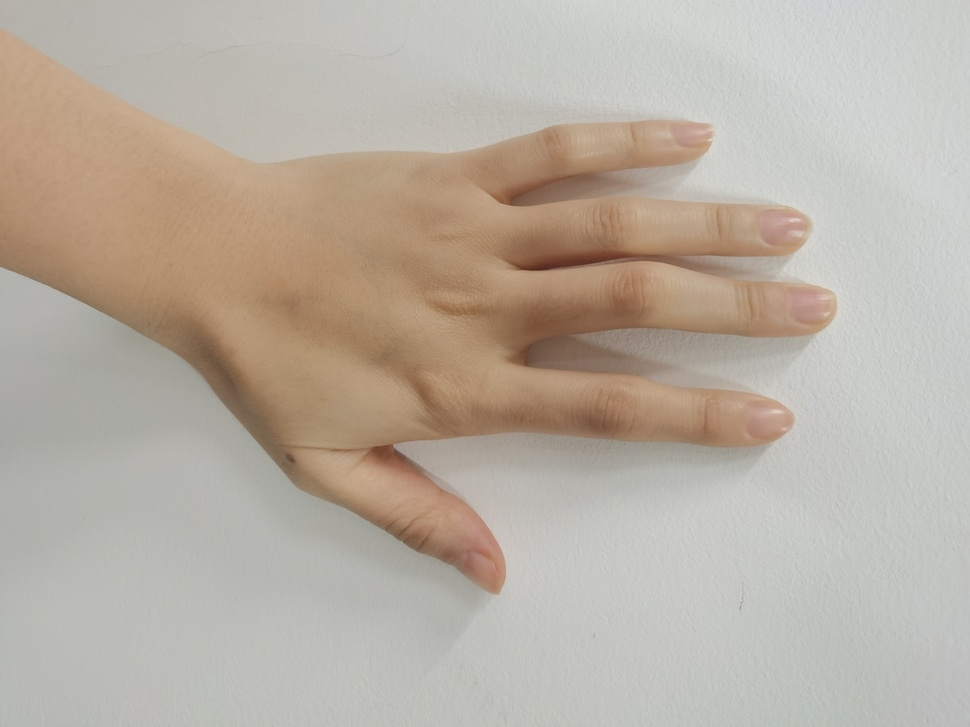
#> input picture train_dataset/hwd2.jpg, 970 x 727 px, shrunk from 3648 x 2736 before the run
$ python point_dots.py
#> lines starting #> are read from the running program, lines starting #| are printed output that depends on the picture; after the words box and inside, x2 and y2 are one past the last pixel; in counts of white or black regions, pixels touching at a corner belong together
### skinlabel.py
# [5 lines of commented-out code are left out]

skinlist1 = [[3, 3], [3, 8], [3, 9], [3, 10],
            [4, 7], [4, 8], [4, 9], [4, 10], [4, 11], [4, 12],
            [5, 6], [5, 7], [5, 8], [5, 9], [5, 10], [5, 11], [5, 12], [5, 13], [5, 14],
            [6, 4], [6, 5], [6, 6], [6, 7], [6, 8], [6, 9], [6, 10], [6, 11], [6, 12], [6, 13],
            [6, 14], [6, 15], [6, 16], [6, 17], [6, 18], [6, 19],
            [7, 5], [7, 6], [7, 7], [7, 8], [7, 9], [7, 10], [7, 11], [7, 12], [7, 13], [7, 14], [7, 15],
            [8, 5], [8, 6], [8, 7], [8, 8], [8, 9], [8, 10], [8, 11], [8, 12], [8, 13], [8, 14],
            [8, 15], [8, 16], [8, 17],
            [9, 5], [9, 6], [9, 7], [9, 8], [9, 9], [9, 10], [9, 11], [9, 12], [9, 13], [9, 14],
            [9, 15], [9, 16], [9, 17], [9, 18], [9, 19], [9, 20],
            [10, 6], [10, 7], [10, 8], [10, 9], [10, 10], [10, 11], [10, 12], [10, 13], [10, 14],
            [10, 15], [10, 16], [10, 19], [10, 20], [10, 21], [10, 22],
            [11, 6], [11, 7], [11, 8], [11, 9], [11, 10], [11, 11], [11, 12], [11, 13], [11, 14],
            [11, 15], [11, 16], [11, 17],[11, 18],
            [12, 6], [12, 7], [12, 8], [12, 11], [12, 12], [12, 13], [12, 14], [12, 17], [12, 18],
            [12, 19], [12, 20],
            [13, 7], [13, 8], [13, 13], [13, 14], [13, 15], [13, 19], [13, 20], [13, 21],
            [14, 7], [14, 8], [14, 15], [14, 16],
            [15, 7], [15, 8], [15, 9], [15, 16], [15, 17], [15, 18],
            [16, 9], [16, 17], [16, 18]
            ]
skinlist2 = [[1, 0], [2, 0], [2, 1], [2, 2], [3, 0], [3, 1], [3, 2], [3, 3], [3, 4],[3, 16],
            [4, 0], [4, 1], [4, 2], [4, 3], [4, 4], [4, 5], [4, 6], [4, 7], [4, 8],[4, 9], [4, 10],
            [4, 11], [4, 12],[4, 13], [4, 14],[4, 15], [4, 16],
            [5, 1], [5, 2], [5, 3], [5, 4], [5, 5], [5, 6], [5, 7], [5, 8], [5, 9], [5, 10], [5, 11], [5, 12],
            [5, 14], [5, 15], [5, 16],
            [6, 1], [6, 2], [6, 3], [6, 4], [6, 5], [6, 6], [6, 7], [6, 8], [6, 9], [6, 10], [6, 11], [6, 12], [6, 13],
            [6, 14], [6, 15], [6, 16], [6, 17], [6, 18], [6, 19],
            [7, 1], [7, 2], [7, 3], [7, 4], [7, 5], [7, 6], [7, 7], [7, 8], [7, 9], [7, 10], [7, 11], [7, 12], [7, 13], [7, 14],
            [7, 15], [7, 16], [7, 17], [7, 18], [7, 19],
            [8, 4], [8, 5], [8, 6], [8, 7], [8, 8], [8, 9], [8, 10], [8, 11], [8, 12], [8, 13], [8, 14],
            [8, 15], [8, 16], [8, 17], [8, 18], [8, 19], [8, 20],
            [9, 5], [9, 6], [9, 7], [9, 8], [9, 9], [9, 10], [9, 11], [9, 12], [9, 13],
            [10, 6], [10, 7], [10, 8], [10, 9], [10, 10], [10, 11], [10, 12], [10, 13], [10, 14],
            [10, 15], [10, 16], [10, 19],
            [11, 7], [11, 8], [11, 9], [11, 18],
            [12, 8], [12, 9], [12, 10],
            [13, 10],[13, 11],
            [14, 12]
             ]

skinlist3 = [
            [2, 3], [2, 4], [3, 2], [3, 3], [3, 4], [3, 5],
            [4, 1], [4, 2], [4, 3], [4, 4], [4, 5], [4, 6], [4, 7], [4, 8],[4, 9],
            [5, 0], [5, 1], [5, 2], [5, 3], [5, 4], [5, 5], [5, 6], [5, 7], [5, 8], [5, 9], [5, 10], [5, 11], [5, 12],
            [5, 14], [5, 15], [5, 16], [5, 17],
            [6, 0], [6, 1], [6, 2], [6, 3], [6, 4], [6, 5], [6, 6], [6, 7], [6, 8], [6, 9], [6, 10],
            [6, 11], [6, 12], [6, 13],[6, 14], [6, 17], [6, 18],
            [7, 1], [7, 2], [7, 3], [7, 4], [7, 5], [7, 6], [7, 7], [7, 8], [7, 9], [7, 10], [7, 11], [7, 12], [7, 13], [7, 14],
            [7, 15], [7, 16], [7, 17], [7, 18],
            [8, 3], [8, 4], [8, 5], [8, 6], [8, 7], [8, 8], [8, 9], [8, 10], [8, 11], [8, 12], [8, 13], [8, 14],
            [8, 15], [8, 16], [8, 17], [8, 18], [8, 19], [8, 20], [8, 21],
            [9, 4], [9, 5], [9, 6], [9, 7], [9, 8], [9, 9], [9, 10], [9, 11], [9, 12], [9, 13], [9, 14],
            [9, 15], [9, 16], [9, 17], [9, 18], [9, 19], [9, 20], [9, 21],
            [10, 5], [10, 6], [10, 7], [10, 8], [10, 9], [10, 10], [10, 11], [10, 12], [10, 13], [10, 14],
            [10, 18],[10, 19], [10, 20], [10, 21],
            [11, 5], [11, 6], [11, 7], [11, 8], [11, 9], [11, 10], [11, 11], [11, 12], [11, 13], [11, 14],
            [11, 15], [11, 16], [11, 20], [11, 21], [11, 22],
            [12, 6], [12, 7], [12, 8], [12, 9], [12, 16], [12, 17], [12, 18],
            [13, 7], [13, 8], [13, 9], [13, 16], [13, 17], [13, 18], [13, 19],
            [14, 8], [14, 9], [14, 10], [14, 18],[14, 19], [14, 20],
            [15, 9], [15, 10], [15, 11],
            [16, 9], [16, 10], [16, 11], [16, 12],
            [17, 12], [17, 13],
]

skinlist4 = [
[4, 12],[4, 13], [4, 14],[4, 15], [4, 16], [4, 17], [4, 18],
[5, 6], [5, 7], [5, 8], [5, 9], [5, 10], [5, 11], [5, 12], [5, 13],
[6, 3], [6, 4], [6, 5], [6, 6], [6, 7], [6, 8], [6, 9], [6, 10],[6, 11], [6, 12],
[6, 13],[6, 14], [6, 17], [6, 18], [6, 19], [6, 20], [6, 21],
[7, 4], [7, 5], [7, 6], [7, 7], [7, 8], [7, 9], [7, 10], [7, 11], [7, 12], [7, 13],
[8, 4], [8, 5], [8, 6], [8, 7], [8, 8], [8, 9], [8, 10], [8, 11], [8, 12], [8, 13], [8, 14],
[8, 15], [8, 16], [8, 17], [8, 18], [8, 19], [8, 20], [8, 21], [8, 22],
[9, 4], [9, 5], [9, 6], [9, 7], [9, 8], [9, 9], [9, 10], [9, 11], [9, 12], [9, 13], [9, 14],
[9, 15], [9, 16], [9, 17], [9, 18], [9, 19], [9, 20], [9, 21],
[10, 4], [10, 5], [10, 6], [10, 7], [10, 8], [10, 9], [10, 10], [10, 11], [10, 12], [10, 13],[10, 14],
[11, 5], [11, 6], [11, 7], [11, 8], [11, 9], [11, 10], [11, 11], [11, 12], [11, 13], [11, 14],
[11, 15], [11, 16], [11, 17],
[12, 6], [12, 7], [12, 8], [12, 9],[12, 14], [12, 17], [12, 18], [12, 19], [12, 20],
[13, 7], [13, 8], [13, 9], [13, 19], [13, 20],
[14, 7], [14, 8], [14, 9],
[15, 8],[15, 9], [15, 10],
[16, 9], [16, 10], [16, 11], [16, 12],
]
skinlist = [skinlist1, skinlist2, skinlist3, skinlist4]


def count_label(x):
    len1 = len(x)
    count = 0
    for i in range(len1):
        count += len(x[i])
    return count


num_skinlabel = count_label(skinlist)
#print(skinlist[0])

### point_dots.py
#打点

from PIL import Image
from pylab import imshow
from pylab import array
from pylab import plot
from pylab import title
import cv2
from skinlabel import skinlist
# 读取图像到数组中
import os
os.chdir('./train_dataset')
img = cv2.imread('hwd2.jpg')
#> img is the input picture: shape (727, 970, 3); mean B, G, R 163.1, 174.8, 184.7
for i in range(18):
     for j in range(24):
         if [i, j] in skinlist[1]:
             cv2.circle(img, (152 * j - 1, 152 * i - 1), 25, (200, 100, 100), 3)
         else:
             cv2.circle(img, (152 * j - 1, 152 * i - 1), 25, (100, 200, 100), 3)
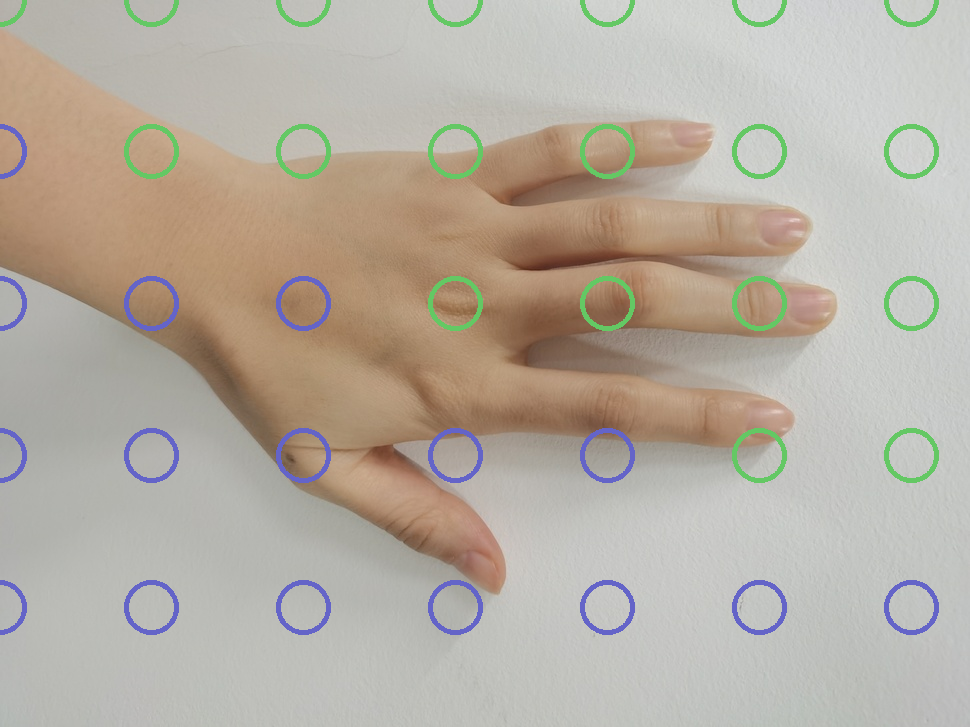
#> img: shape (727, 970, 3); 3.21% of pixels changed, all inside (x1, y1, x2, y2) = (0, 0, 939, 635)

cv2.imshow('image', img)
os.chdir('../point_set')
cv2.imwrite('pic2.jpg', img) #保存图片而且可以用于转换格式
cv2.waitKey(0)               #等待按键反应
cv2.destroyAllWindows()

$ run again, with train_dataset/hwd1.jpg copied over train_dataset/hwd2.jpg
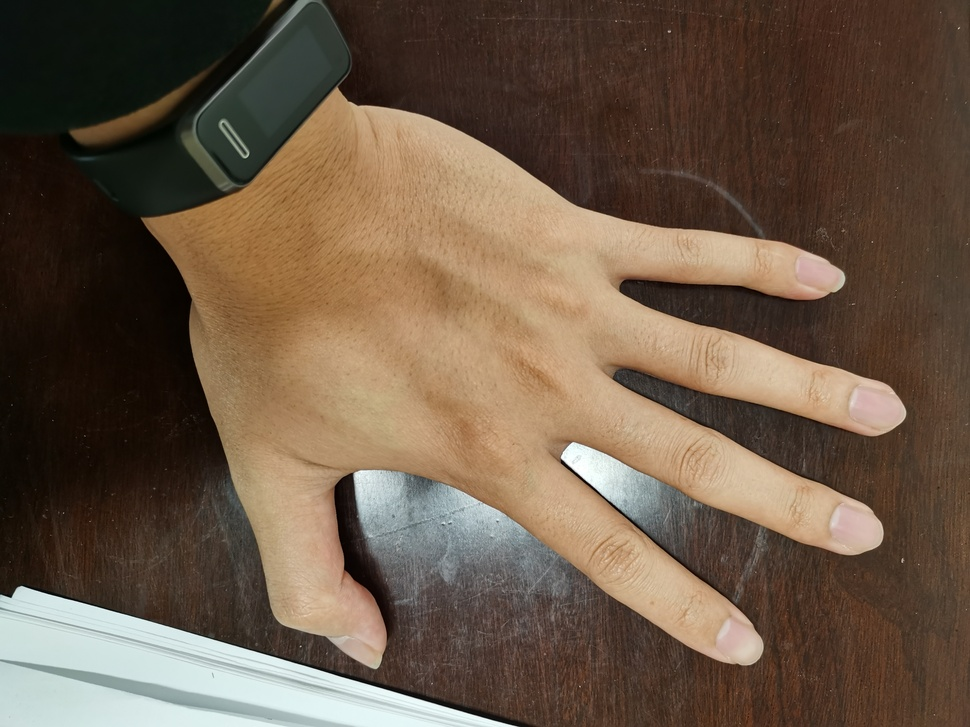
#> input picture train_dataset/hwd1.jpg, 970 x 727 px, shrunk from 3648 x 2736 before the run
#> img is the input picture: shape (727, 970, 3); mean B, G, R 71.1, 88.8, 107.4
#> after the loop `for i in range(18):`:
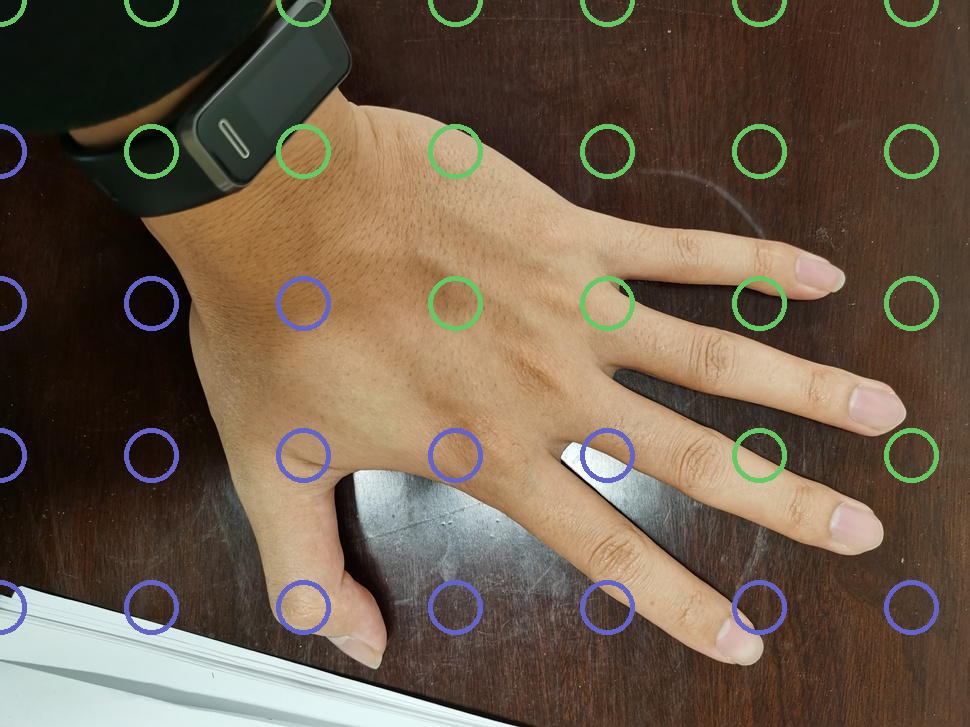
#> img: shape (727, 970, 3); 3.21% of pixels changed, all inside (x1, y1, x2, y2) = (0, 0, 939, 635)

$ run again, with train_dataset/hwd3.jpg copied over train_dataset/hwd2.jpg
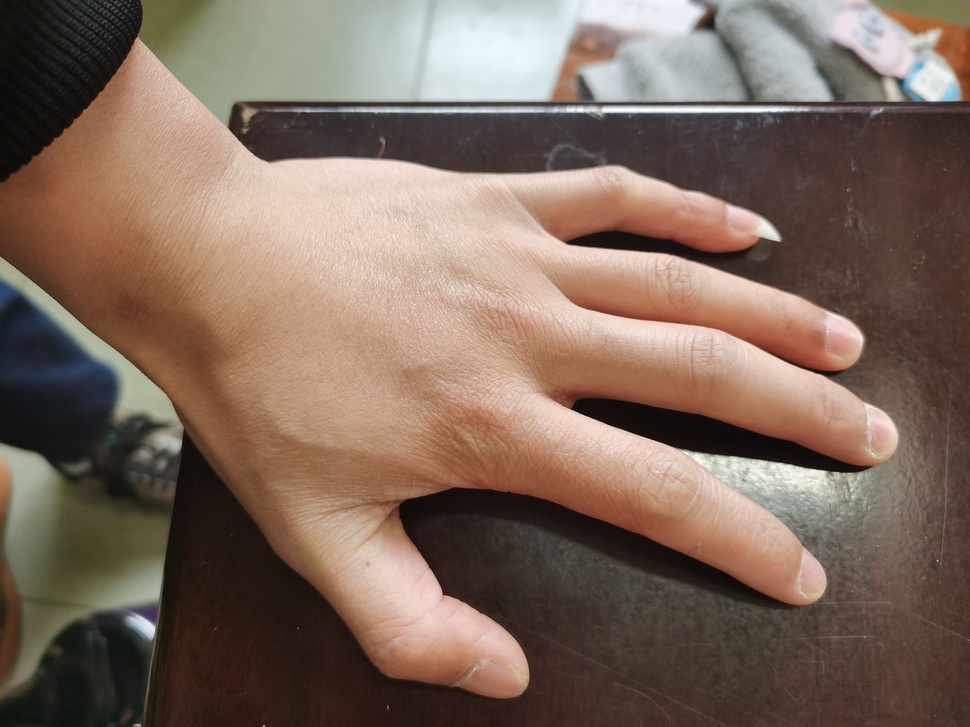
#> input picture train_dataset/hwd3.jpg, 970 x 727 px, shrunk from 3648 x 2736 before the run
#> img is the input picture: shape (727, 970, 3); mean B, G, R 93.1, 105.7, 126.5
#> after the loop `for i in range(18):`:
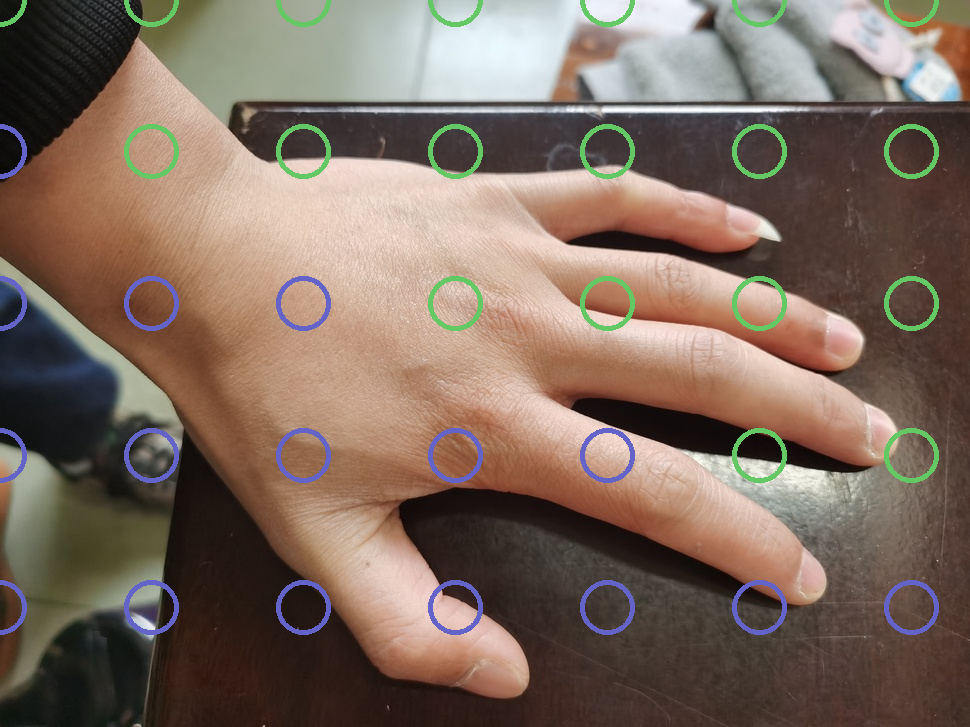
#> img: shape (727, 970, 3); 3.21% of pixels changed, all inside (x1, y1, x2, y2) = (0, 0, 939, 635)

$ run again, with train_dataset/hwd4.jpg copied over train_dataset/hwd2.jpg
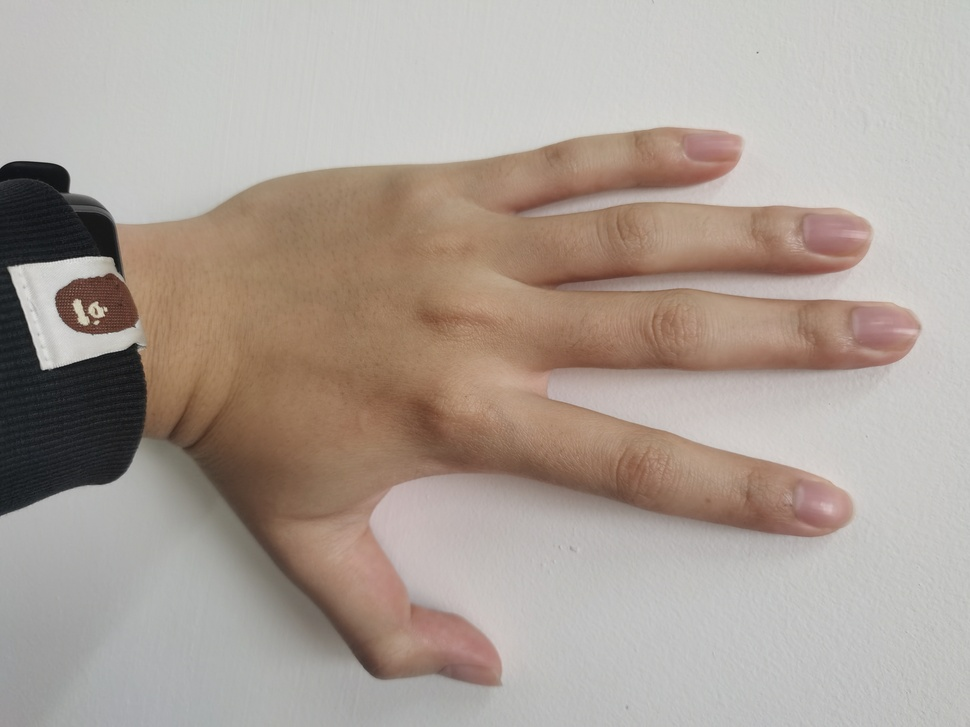
#> input picture train_dataset/hwd4.jpg, 970 x 727 px, shrunk from 3648 x 2736 before the run
#> img is the input picture: shape (727, 970, 3); mean B, G, R 151.6, 160.2, 172
#> after the loop `for i in range(18):`:
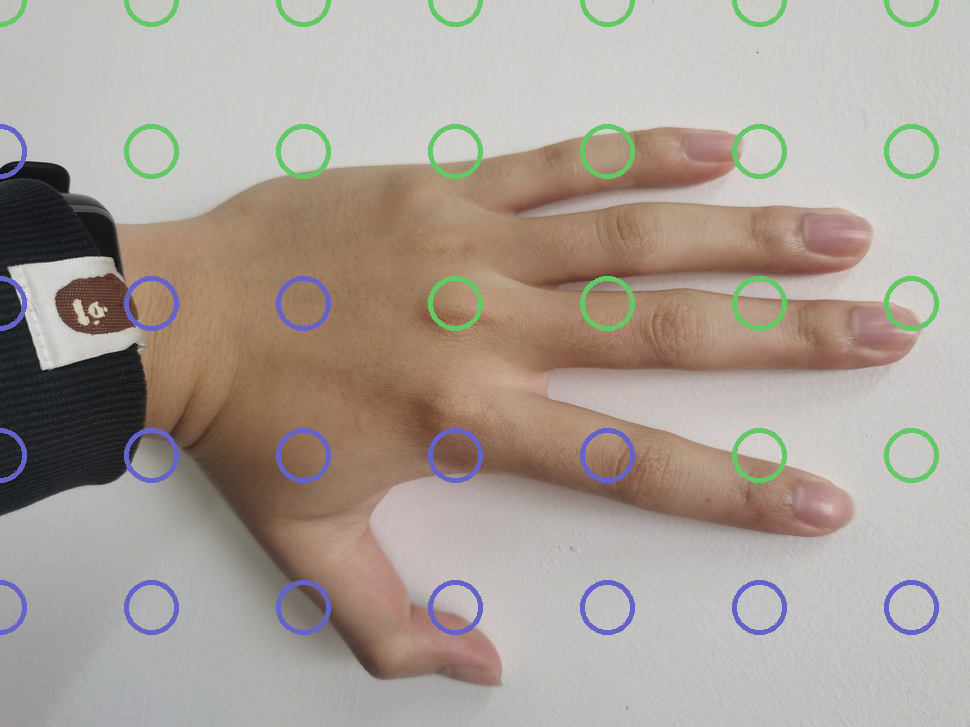
#> img: shape (727, 970, 3); 3.21% of pixels changed, all inside (x1, y1, x2, y2) = (0, 0, 939, 635)
